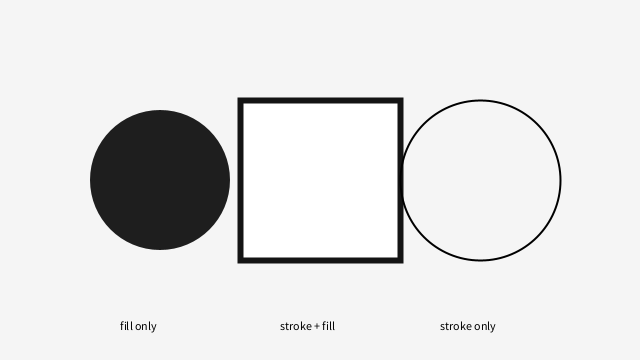
Frame 1 (no input)
Frame 60 (the mouse pressed at the canvas centre just before this capture): identical to frame 1, image omitted
Frame 120 (the mouse held since frame 60 and released just before this capture): identical to frame 1, image omitted

The Processing sketch that drew this single still picture (run headless with seeded random() and noise(); from frame 60 on, the mouse is pressed at the canvas centre):

// Processing sketch: drawing_color
// ── drawing_color.pde
/*
  04_drawing_color.pde
  Topic: Drawing basics (background, stroke, fill)

  Key concept:
  - background() clears the canvas each frame
  - fill() sets the inside color of shapes
  - stroke() sets the outline color
  - noStroke() / noFill() turn them off

  Design hint:
  Color + stroke weight define hierarchy, contrast, and mood.
*/

void setup() {
  size(640, 360);
}

void draw() {
  background(245);

  // Example 1: filled shape, no stroke
  noStroke();
  fill(30);
  ellipse(160, 180, 140, 140);

  // Example 2: stroke + fill
  stroke(20);
  strokeWeight(6);
  fill(255);
  rectMode(CENTER);
  rect(320, 180, 160, 160);

  // Example 3: stroke only
  noFill();
  stroke(0);
  strokeWeight(2);
  ellipse(480, 180, 160, 160);

  // Tiny labels
  fill(0);
  text("fill only", 120, 330);
  text("stroke + fill", 280, 330);
  text("stroke only", 440, 330);
}
